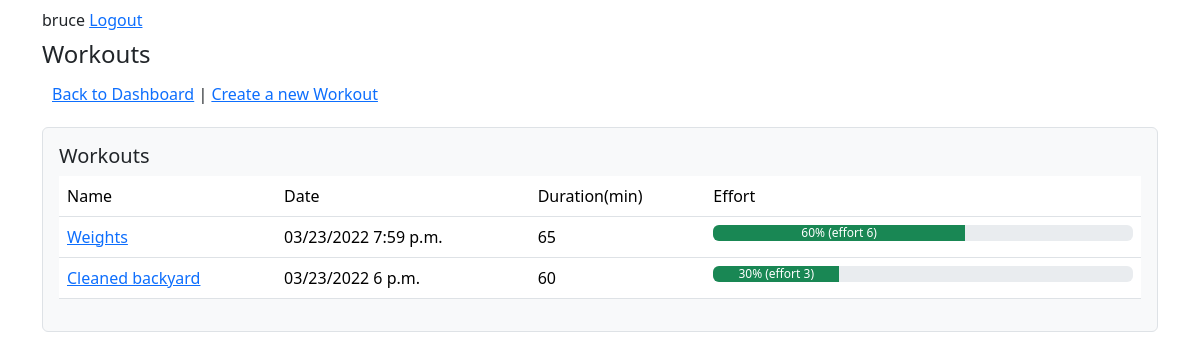
The page /workouts/ (signed in) on the database as committed earlier.
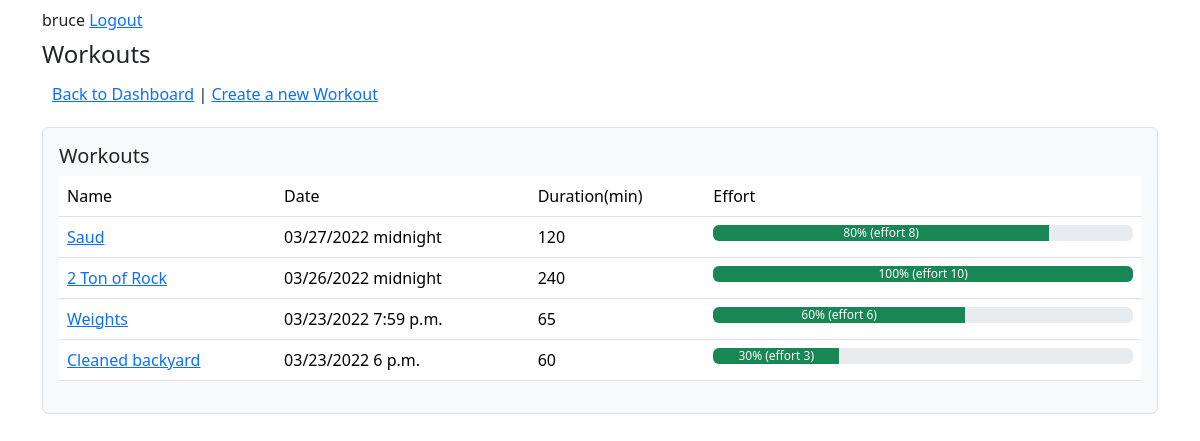
The same page on the database as committed later.
### workouts/models.py (models this page shows)
class Workout(models.Model):
    profile = models.ForeignKey(
        Profile, on_delete=models.CASCADE, related_name="workouts"
    )
    name = models.CharField(max_length=255)
    workout_datetime = models.DateTimeField()
    duration = models.IntegerField(default=0)
    effort = models.IntegerField(default=5, choices=((x, str(x)) for x in range(1, 11)))
    def pct(self):
        return int(round(100.0 * (self.effort / 10.0), 0))

### workouts/views.py (the view)
# urls.py: path("", views.HomeView.as_view(), name="home"),
class HomeView(SecureView):
    def get(self, request):
        return render(
            request, "workouts/home.html", {"workouts": workouts_for_me(request.user)}
        )

### workouts/views.py (called while the page is built)
def workouts_for_me(user):
    return user.profile.workouts.order_by("-workout_datetime")

### workouts/templates/workouts/home.html
{% extends 'layout.html' %}
{% block body %}
  <h4>Workouts</h4>
  <div class="menu-wrapper">
  <a href="{% url 'dashboard:home'%}">Back to Dashboard</a> |
  <a href="{% url 'workouts:create_workout' %}">Create a new Workout</a>
  </div>
  <div class="border my-3 p-3 bg-light rounded">
  <h5>Workouts</h5>
  {% if workouts  %}
  <div class="table-responsive">
  <table class="table">
    <thead>
        <tr>
            <td>Name</td>
            <td>Date</td>
            <td>Duration(min)</td>
            <td>Effort</td>
        </tr>
    </thead>
    {% for w in workouts %}
      <tr>
          <td><a href="{% url 'workouts:update_workout' w.id %}">{{ w.name }}</a></td>
          <td>{{ w.workout_datetime | date:"SHORT_DATETIME_FORMAT"}}</td>
          <td>{{ w.duration }}</td>
          <td style="min-width: 300px;">
            <div class="progress">
              <div class="progress-bar bg-success" role="progressbar" style="width: {{w.pct}}%" aria-valuenow="25" aria-valuemin="0" aria-valuemax="100">
                {{w.pct}}%  (effort {{w.effort}})
              </div>
            </div>
          </td>
      </tr>
    {% endfor %}
  </table>
</div>
  {% else %}
    <h2 class="text-muted">Let's create a new workout today!</h2>
  {% endif %}
</div>
{% endblock body %}

Rows that differ between the two databases and show on the page:
added Workout: name "Saud", workout_datetime "03/27/2022 midnight", duration "120", pct "80", effort "8"
added Workout: name "2 Ton of Rock", workout_datetime "03/26/2022 midnight", duration "240", pct "100", effort "10"
